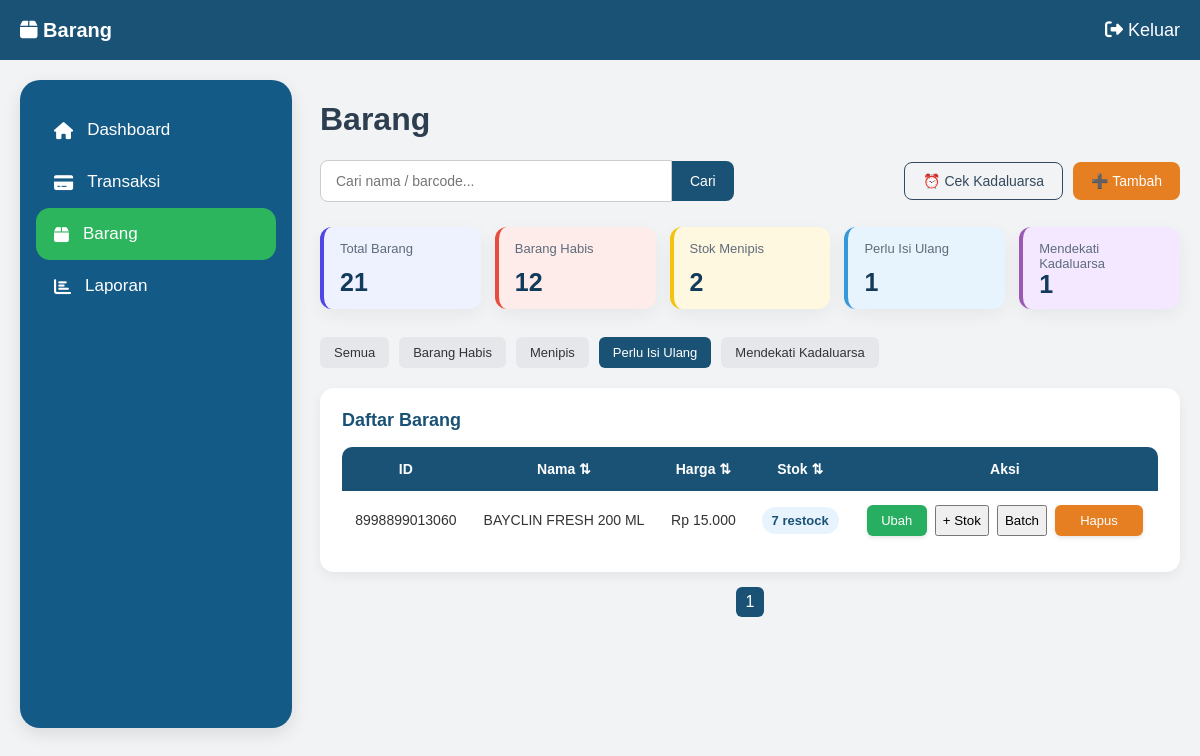
The app's page /barang?filter=restock&keyword= (signed in) with its own data.
### models.py (models this page shows)
class Barang(db.Model):
    id = db.Column(db.Integer, primary_key=True)
    barcode = db.Column(db.String(100), unique=True)
    nama = db.Column(db.String(100))
    harga = db.Column(db.Integer)
    stok = db.Column(db.Integer)
    expired_date = db.Column(db.Date, nullable=True)

### routes/barang.py (the view)
@barang_bp.route("/barang")
@login_required
def barang():
    keyword = request.args.get("keyword", "")
    filter_type = request.args.get("filter", "all")
    page = request.args.get("page", 1, type=int)
    query = Barang.query
    if keyword:
        query = query.filter(
            (Barang.nama.ilike(f"%{keyword}%")) |
            (Barang.barcode.ilike(f"%{keyword}%"))
        )
    total_barang = query.count()
    barang_habis = query.filter(
        Barang.stok <= 0
    ).count()
    stok_menipis = query.filter(
        Barang.stok > 0,
        Barang.stok <= 5
    ).count()
    restock = query.filter(
        Barang.stok > 5,
        Barang.stok <= 10
    ).count()
    today = date.today()
    limit = today + timedelta(days=30)
    expired_barang_ids = db.session.query(
        BatchBarang.barang_id
    ).filter(
        BatchBarang.expired_date != None,
        BatchBarang.expired_date <= limit,
        BatchBarang.expired_date >= today,
        BatchBarang.stok > 0
    ).distinct()
    expired_dekat = expired_barang_ids.count()
    if filter_type == "habis":
        query = query.filter(
            Barang.stok <= 0
        )
    elif filter_type == "menipis":
        query = query.filter(
            Barang.stok > 0,
            Barang.stok <= 5
        )
    elif filter_type == "restock":
        query = query.filter(
            Barang.stok > 5,
            Barang.stok <= 10
        )
    elif filter_type == "expired":
        query = query.filter(
            Barang.id.in_(expired_barang_ids)
        )
    pagination = query.order_by(
    func.lower(Barang.nama).asc()
    ).paginate(
        page=page,
        per_page=15,
        error_out=False
    )
    barang = pagination.items
    for b in barang:
        expired_terdekat = BatchBarang.query.filter(
            BatchBarang.barang_id == b.id,
            BatchBarang.expired_date != None,
            BatchBarang.expired_date >= today,
            BatchBarang.stok > 0
        ).order_by(
            BatchBarang.expired_date.asc()
        ).first()
        expired_count = BatchBarang.query.filter(
            BatchBarang.barang_id == b.id,
            BatchBarang.expired_date != None,
            BatchBarang.expired_date < today,
            BatchBarang.stok > 0
        ).count()
        b.expired_count = expired_count
        if expired_terdekat:
            b.expired_display = expired_terdekat.expired_date.strftime(
                "%d-%m-%Y"
            )
            b.expired_raw = expired_terdekat.expired_date.strftime(
                "%Y-%m-%d"
            )
        else:
            b.expired_display = "-"
            b.expired_raw = ""
    return render_template(
        "barang/barang.html",
        page_title="Barang",
        page_icon="fa fa-box",
        barang=pagination,
        keyword=keyword,
        filter_type=filter_type,
        total_barang=total_barang,
        barang_habis=barang_habis,
        stok_menipis=stok_menipis,
        restock=restock,
        expired_dekat=expired_dekat
    )

### templates/barang/barang.html (shortened to what this page needs)
{% extends "layout/base.html" %}
{% block css %}
<link rel="stylesheet" href="{{ url_for('static', filename='css/barang.css') }}">
{% endblock %}
{% block content %}
<h1 class="page-title">Barang</h1>
<div class="barang-header">
  <form id="searchForm" class="search-group">
    <div class="search-wrapper">
      <input
        name="keyword"
        id="searchInput"
        value="{{ keyword }}"
        class="search-box"
        placeholder="Cari nama / barcode..."
      >
    </div>
    <button type="submit" id="searchBtn" class="btn-search">Cari</button>
  </form>
  <div class="header-actions">
    <button id="checkExpiredBtn" class="btn-expired">⏰ Cek Kadaluarsa</button>
    <button class="btn-tambah" onclick="openPopup()">➕ Tambah</button>
  </div>
</div>
<div class="summary-cards">
<div class="summary-card total">
  <span>Total Barang</span>
  <strong>{{ total_barang }}</strong>
</div>
<div class="summary-card habis">
  <span>Barang Habis</span>
  <strong id="barangHabisCount">{{ barang_habis }}</strong>
</div>
<div class="summary-card menipis">
  <span>Stok Menipis</span>
  <strong id="stokMenipisCount">{{ stok_menipis }}</strong>
</div>
<div class="summary-card restock">
  <span>Perlu Isi Ulang</span>
  <strong id="restockCount">{{ restock }}</strong>
</div>
<div class="summary-card expired">
  <span>Mendekati Kadaluarsa</span>
  <strong id="expiredCount">{{ expired_dekat }}</strong>
</div>
</div>
<div class="filter-buttons">
  <a data-filter="all"
     href="{{ url_for('barang.barang', filter='all', keyword=keyword) }}"
     class="filter-btn {{ 'active' if filter_type=='all' else '' }}">
     Semua
  </a>
  <a data-filter="habis"
   href="{{ url_for('barang.barang', filter='habis', keyword=keyword) }}"
   class="filter-btn {{ 'active' if filter_type=='habis' else '' }}">
   Barang Habis
</a>
  <a data-filter="menipis"
     href="{{ url_for('barang.barang', filter='menipis', keyword=keyword) }}"
     class="filter-btn {{ 'active' if filter_type=='menipis' else '' }}">
     Menipis
  </a>
  <a data-filter="restock"
     href="{{ url_for('barang.barang', filter='restock', keyword=keyword) }}"
     class="filter-btn {{ 'active' if filter_type=='restock' else '' }}">
     Perlu Isi Ulang
  </a>
  <a data-filter="expired"
     href="{{ url_for('barang.barang', filter='expired', keyword=keyword) }}"
     class="filter-btn {{ 'active' if filter_type=='expired' else '' }}">
     Mendekati Kadaluarsa
  </a>
</div>
<div class="table-container">
  <div class="table-header">
    <h3>Daftar Barang</h3>
  </div>
  <div class="table-scroll">
    <table class="table-barang">
      <thead>
        <tr>
          <th>ID</th>
          <th class="sortable">Nama ⇅</th>
          <th class="sortable">Harga ⇅</th>
          <th class="sortable">Stok ⇅</th>
          <th>Aksi</th>
        </tr>
      </thead>
      <tbody>
{% for b in barang.items %}
<tr>
  <td>{{ b.barcode }}</td>
  <td>{{ b.nama }}</td>
  <td class="harga-cell" data-harga="{{ b.harga }}">
  </td>
  <td>
    {% if b.stok == 0 %}
      <span class="stok-badge stok-habis">
        Habis
      </span>
    {% elif b.stok <= 5 %}
      <span class="stok-badge stok-menipis">
        {{ b.stok }} tersisa
      </span>
    {% elif b.stok <= 10 %}
      <span class="stok-badge stok-restock">
        {{ b.stok }} restock
      </span>
    {% else %}
      <span class="stok-badge stok-aman">
        {{ b.stok }}
      </span>
   {% endif %}
</td>
  <td>
    <div class="action-buttons">
      <button
        type="button"
        class="btn-edit"
        data-id="{{ b.id }}"
        data-barcode="{{ b.barcode }}"
        data-nama="{{ b.nama }}"
        data-harga="{{ b.harga }}"
        data-stok="{{ b.stok }}"
      >
        Ubah
      </button>
      <button
        type="button"
        class="btn-tambah-stok"
        onclick="openBatchPopup({{ b.id }}, '{{ b.nama }}')"
      >
        + Stok
      </button>
      <button
        type="button"
        class="btn-batch"
        onclick="openDetailBatch({{ b.id }})"
      >
        Batch
      </button>
      <a
        href="/barang/hapus/{{ b.id }}"
        class="btn-hapus btn-delete"
      >
        Hapus
      </a>
    </div>
  </td>
</tr>
{% endfor %}
    </table>
  </div>
</div>
<div class="pagination">
  {% for p in range(1, barang.pages + 1) %}
    <a href="{{ url_for('barang.barang', page=p, keyword=keyword) }}"
       class="{{ 'active' if p == barang.page else '' }}">
       {{ p }}
    </a>
  {% endfor %}
</div>
{% endblock %}

### static/css/dashboard.css (style rules this page uses)
body { margin:0; font-family:Arial, Helvetica, sans-serif; background:#F2F3F4; color:#2C3E50; }
html, body { height: auto; overflow-y: auto; }

### static/css/barang.css (style rules this page uses)
.barang-header { display:flex; justify-content: space-between; align-items:center; gap:20px; margin-bottom:25px; }
.header-actions { display:flex; gap:10px; }
.header-actions button { padding:10px 18px; border-radius:8px; font-weight:500; font-size:14px; display:inline-flex; align-items:center; gap:6px; }
.search-group { display:flex; align-items:center; }
.search-box { padding:12px 15px; width:320px; border:1px solid #ccc; border-radius:8px 0 0 8px; font-size:14px; outline:none; }
.btn-search { padding:12px 18px; border:none; background:#1A5276; color:white; border-radius:0 8px 8px 0; cursor:pointer; font-size:14px; }
.action-buttons { display:flex; justify-content:center; gap:8px; }
.search-wrapper { position:relative; }
.btn-expired { background:transparent; color:#34495e; padding:10px 15px; border:1px solid #34495e; border-radius:5px; cursor:pointer; }
.btn-tambah { background:#e67e22; color:white; border:none; }
.btn-tambah { background:#E67E22; color:white; padding:10px 15px; border:none; cursor:pointer; }
.table-container { background:#ffffff; padding:22px; border-radius:14px; margin-top:20px; box-shadow:0 4px 12px rgba(0,0,0,0.06); }
.table-header { display:flex; justify-content:space-between; align-items:center; margin-bottom:16px; }
.table-header h3 { margin:0; color:#1A5276; font-size:18px; font-weight:700; }
.table-scroll { width:100%; overflow-x:auto; }
.table-barang { width:100%; border-collapse:separate; border-spacing:0; background:white; min-width:760px; }
.table-barang th { background:#1A5276; color:white; padding:14px 12px; text-align:center; font-size:14px; font-weight:600; }
.table-barang th:first-child { border-radius:10px 0 0 0; }
.table-barang th:last-child { border-radius:0 10px 0 0; }
.table-barang td { padding:14px 12px; text-align:center; border-bottom:1px solid #e5e7eb; font-size:14px; color:#333; }
.table-barang tbody tr { transition:background 0.2s ease; }
.table-barang tbody tr:last-child td { border-bottom:none; }
.btn-edit, .btn-hapus { padding:8px 14px; border-radius:6px; font-size:13px; border:none; cursor:pointer; text-decoration:none; display:inline-block; min-width:60px; box-shadow: 0 2px 4px rgba(0,0,0,0.1); }
.btn-edit { background:#27AE60; color:white; }
.btn-hapus { background:#E67E22; color:white; }
.stok-badge { display:inline-block; padding:6px 10px; border-radius:20px; font-size:13px; font-weight:600; }
.stok-restock { background:#e8f4fd; color:#1A5276; }
.summary-cards { display: grid; grid-template-columns: repeat(5, minmax(0, 1fr)); gap: 14px; margin-bottom: 28px; }
.summary-card { padding: 14px 16px; height: 82px; border-radius: 12px; display: flex; flex-direction: column; justify-content: space-between; box-shadow: 0 6px 18px rgba(0,0,0,0.05); box-sizing: border-box; }
.summary-card span { font-size: 13px; line-height: 1.2; color: #5f6b7a; }
.summary-card strong { font-size: 25px; line-height: 1; font-weight: 700; color: #123a5a; }
.summary-card.total { background: #eef2ff; border-left: 4px solid #4f46e5; }
.summary-card.habis { background: #fdecea; border-left: 4px solid #e74c3c; }
.summary-card.menipis { background: #fff8e1; border-left: 4px solid #f1c40f; }
.summary-card.restock { background: #e8f4fd; border-left: 4px solid #3498db; }
.summary-card.expired { background: #f3e8ff; border-left: 4px solid #9b59b6; }
.filter-buttons { display:flex; gap:10px; margin-bottom:15px; }
.filter-btn { padding:8px 14px; border:none; border-radius:6px; background:#e5e7eb; cursor:pointer; font-size:13px; text-decoration:none; color:#333; }
.filter-btn.active { background:#1A5276; color:white; }
.sortable { cursor:pointer; user-select:none; }
.pagination { margin-top:15px; display:flex; gap:8px; justify-content:center; }
.pagination a { padding:6px 10px; border-radius:6px; background:#e5e7eb; text-decoration:none; color:#333; }
.pagination a.active { background:#1A5276; color:white; }

### records on screen
Barang: barcode "8998899013060", nama "BAYCLIN FRESH 200 ML", stok "7"

### other values on screen
{{ page_title or 'Dashboard' }} "Barang"
{{ total_barang }} "21"
{{ barang_habis }} "12"
{{ stok_menipis }} "2"
{{ restock }} "1"
{{ expired_dekat }} "1"
{{ p }} "1"
